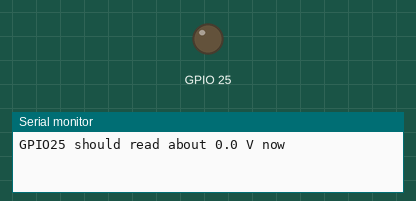
Simulated run of this sketch. Board: ESP32. Parts: output pins drawn as LEDs (lit = HIGH), the last lines printed to the serial monitor.

Above: at 0.05 s.
At 6.0 s:
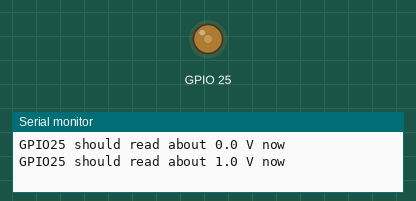
At 9.0 s:
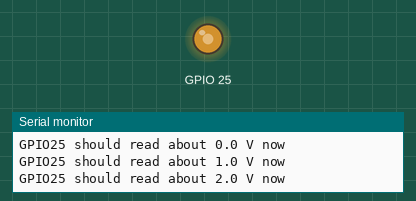
At 12.0 s:
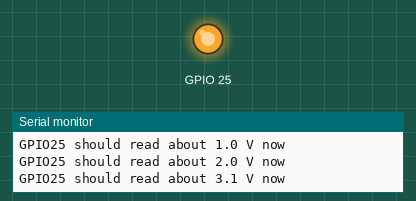
Timing chart, 0 to 15.6 s (numbered marks = the images above):
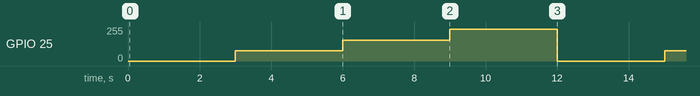

Measured:
- by itself, GPIO 25: repeats every 12.0 s: 155/255 3.0 s, 240/255 3.0 s, 0/255 3.0 s, 77/255 3.0 s

The sketch:

esp32_dac_check.ino
```cpp
// DAC / wiring check for the composite video pin.
// GPIO25 steps through steady voltages, 3 s each, so a multimeter (DC volts,
// black probe on GND) can confirm the pin, the solder joint and the RCA wire.
//   0.0 V -> 1.0 V -> 2.0 V -> 3.1 V -> repeat
// Measure at the ESP32 pin first, then at the RCA plug's centre tip.
// (With the TV plugged in, its 75 ohm input pulls the voltage down a lot;
//  unplug the RCA from the TV for this test.)
void setup()
{
  Serial.begin(115200);
}

void loop()
{
  const uint8_t levels[] = { 0, 77, 155, 240 };
  const float volts[] = { 0.0, 1.0, 2.0, 3.1 };
  for (int i = 0; i < 4; i++) {
    dacWrite(25, levels[i]);
    Serial.printf("GPIO25 should read about %.1f V now\n", volts[i]);
    delay(3000);
  }
}
```
